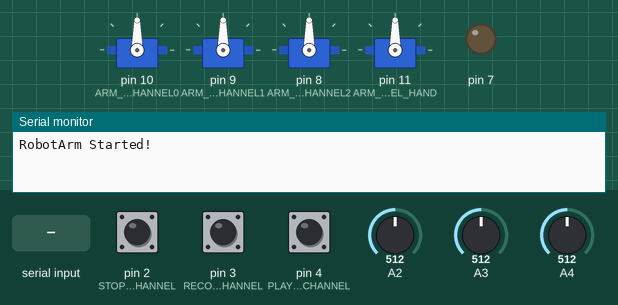
The sketch below on a simulated Arduino Uno, built with avr-gcc and run on an emulated ATmega328P. Shown: 4 × servo, output pins drawn as LEDs (lit = HIGH), the last lines printed to the serial monitor. The inputs (shaded band) are chosen by the test bench; at power-on: pin 4 (PLAY_KEY_CHANNEL) LOW, pin 2 (STOP_KEY_CHANNEL) LOW, pin 3 (RECORD_KEY_CHANNEL) LOW, A2 = 512, A3 = 512, A4 = 512.

Above: at 1.2 s.
1.3 s: pin 4 (PLAY_KEY_CHANNEL) pulled HIGH for 0.15 s
At 2.4 s:
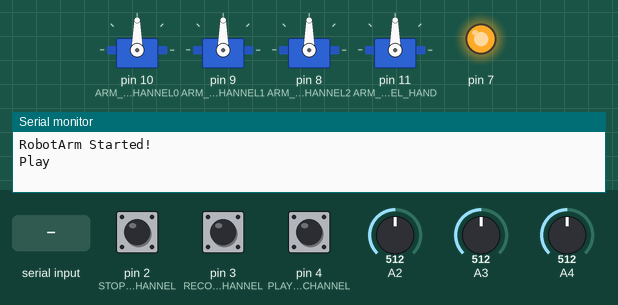
2.9 s: pin 2 (STOP_KEY_CHANNEL) pulled HIGH for 0.15 s
At 3.7 s:
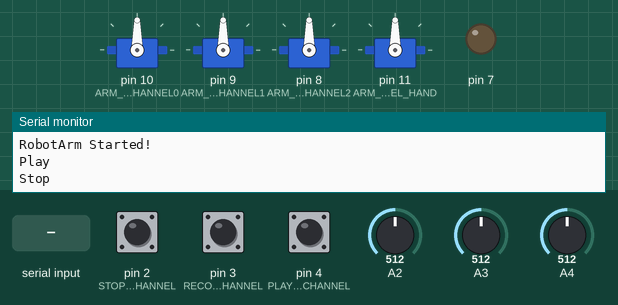
4.5 s: pin 3 (RECORD_KEY_CHANNEL) pulled HIGH for 0.15 s
6.1 s: pin 4 (PLAY_KEY_CHANNEL) pulled HIGH for 1 s
At 6.4 s:
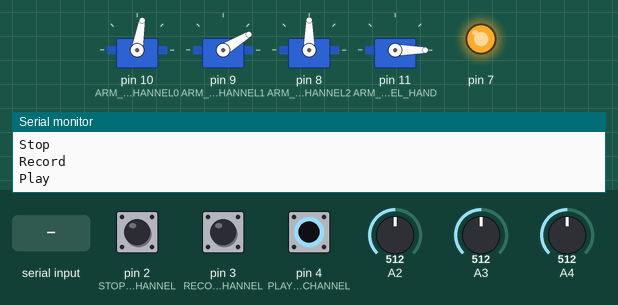
8.6 s: "1\n" received over the second serial link
At 9.7 s:
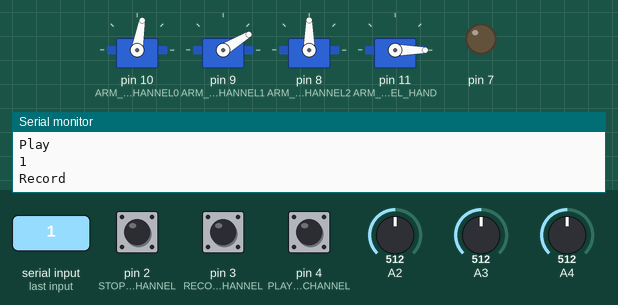
10.1 s: "90,45\n" received over the second serial link
Timing chart, 0 to 12.6 s (numbered marks = the images above; inputs shaded):
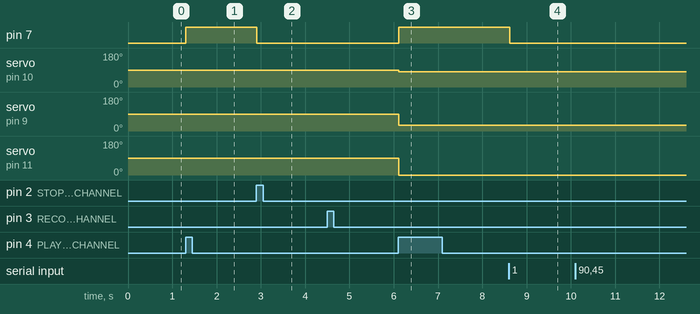

Measured:
- after the input at 1.3 s, pin 7: LOW → HIGH at once
- after the input at 2.9 s, pin 7: HIGH → LOW at once
- after the input at 6.1 s, pin 7: LOW → HIGH at once; servo on pin 10 (ARM_SERVO_CHANNEL0): 90° → 80° at once; servo on pin 9 (ARM_SERVO_CHANNEL1): 90° → 31° at once; servo on pin 11 (ARM_SERVO_CHANNEL_HAND): 90° → 0° at once
- after the input at 8.6 s, pin 7: HIGH → LOW at once

The sketch:

aduino_robotarm.ino
```cpp
#include <Servo.h>
#include <SoftwareSerial.h>

#define POS_MAX 180
#define POS_DATA_MAX 100

#define ARM_REG_CHANNEL0 3
#define ARM_REG_CHANNEL1 4
#define ARM_REG_CHANNEL2 1
#define ARM_REG_CHANNEL_HAND 2

#define ARM_SERVO_CHANNEL0 10
#define ARM_SERVO_CHANNEL1 9
#define ARM_SERVO_CHANNEL2 8
#define ARM_SERVO_CHANNEL_HAND 11

#define STOP_KEY_CHANNEL 2
#define RECORD_KEY_CHANNEL 3
#define PLAY_KEY_CHANNEL 4

typedef struct
{
  int min;
  int max;
}valueRange;

typedef struct
{
  int id;
  int posArm[POS_DATA_MAX];
}ServoData;

enum
{
  STATE_STOP = 0,
  STATE_RECORD,
  STATE_PLAY
};

const valueRange mappingTable[] =
{
  {190, 920},
  {590, 0},
  {998, 14},
  {300, 0}
};

Servo servo0;
ServoData servoData0;
Servo servo1;
ServoData servoData1;
Servo servo2;
ServoData servoData2;
Servo servoHand;
ServoData servoDataHand;

int controlState;
int requestedState;
int count;
int savedCount;

SoftwareSerial mySerial(12, 13); // TX, RX
String command = "";

void SetServoControl(Servo *servo, int position)
{
  position = min(position, POS_MAX);
  position = max(position, 0);
  servo->write(position);
}

int GetArmPosition(int regInput, int id)
{
  int armPosition = map(regInput, mappingTable[id].min, mappingTable[id].max, 10, POS_MAX-10);
  armPosition = min(armPosition, POS_MAX);
  armPosition = max(armPosition, 0);
  return armPosition;
}

void SaveArmPosition(ServoData *data, int channel, int count)
{
  int regValue = analogRead(channel);
  data->posArm[count] = GetArmPosition(regValue, data->id);
}

void UpdateCount()
{
  count++;

  if(controlState == STATE_RECORD)
  {
    count = min(count, POS_DATA_MAX);
    savedCount = count;
  }
  else if(controlState ==  STATE_PLAY)
  {
    if(count >= savedCount)
    {
      count = 0;
    }
  }
}

void pciSetup(byte pin)
{
  *digitalPinToPCMSK(pin) |= bit (digitalPinToPCMSKbit(pin));  // enable pin
  PCIFR |= bit (digitalPinToPCICRbit(pin)); // clear any outstanding interrupt
  PCICR |= bit (digitalPinToPCICRbit(pin)); // enable interrupt for the group
}

void setup() {
  // put your setup code here, to run once:
  mySerial.begin(9600);

  // Ley input
  pinMode(2, INPUT);
  pinMode(3, INPUT);
  pinMode(4, INPUT);

  // Relay
  pinMode(7, OUTPUT);
  digitalWrite(7, LOW);

  Serial.begin(9600);

  servo0.attach(ARM_SERVO_CHANNEL0);
  servo1.attach(ARM_SERVO_CHANNEL1);
  servo2.attach(ARM_SERVO_CHANNEL2);
  servoHand.attach(ARM_SERVO_CHANNEL_HAND);
  delay(20);

  // Initialize Servo motorS
  servoData0.id = 0;
  servoData1.id = 1;
  servoData2.id = 2;
  servoDataHand.id = 3;

  for(int i=0; i<POS_DATA_MAX; i++)
  {
    servoData0.posArm[i] = 90;
    servoData1.posArm[i] = 90;
    servoData2.posArm[i] = 90;
    servoDataHand.posArm[i] = 90;
  }

  count = 0;
  savedCount = 0;
  controlState = STATE_STOP;
  requestedState = STATE_STOP;
  Serial.println("RobotArm Started!");
}

void CheckStates()
{
  if((requestedState == STATE_STOP) && (controlState != STATE_STOP))
  {
    controlState = STATE_STOP;
    digitalWrite(7, LOW);
    Serial.println("Stop");
  }
  else if((requestedState == STATE_RECORD) && (controlState != STATE_RECORD))
  {
    controlState = STATE_RECORD;
    count = 0;
    savedCount = 0;
    digitalWrite(7, LOW);
    for(int i=0; i<POS_DATA_MAX; i++)
    {
      servoData0.posArm[i] = 0;
      servoData1.posArm[i] = 0;
      servoData2.posArm[i] = 0;
    }
    Serial.println("Record");
  }
  else if((requestedState == STATE_PLAY) && (controlState != STATE_PLAY))
  {
    controlState = STATE_PLAY;
    count = 0;
    digitalWrite(7, HIGH);
    Serial.println("Play");
  }
}

void CheckKeys()
{
  if(digitalRead(STOP_KEY_CHANNEL) == 1)
  {
    requestedState = STATE_STOP;
  }
  else if(digitalRead(RECORD_KEY_CHANNEL) == 1)
  {
    requestedState = STATE_RECORD;
  }
  else if(digitalRead(PLAY_KEY_CHANNEL) == 1)
  {
    requestedState = STATE_PLAY;
  }
}

void ProcessBTInput()
{
   if(mySerial.available()) {
    while(mySerial.available()) {
      command += (char)mySerial.read();
      requestedState = command.toInt();
    }

    Serial.println(command);
    command = ""; // No repeats
  }
}

int temp;
void loop() {
  // put your main code here, to run repeatedly:
  ProcessBTInput();
  CheckKeys();
  CheckStates();

  switch(controlState)
  {
    case STATE_STOP:
    break;

    case STATE_RECORD:
    SaveArmPosition(&servoData0, ARM_REG_CHANNEL0, count);
    SaveArmPosition(&servoData1, ARM_REG_CHANNEL1, count);
//    SaveArmPosition(&servoData2, ARM_REG_CHANNEL2, count);
    SaveArmPosition(&servoDataHand, ARM_REG_CHANNEL_HAND, count);
    UpdateCount();
    delay(100);
    break;

    case STATE_PLAY:
    SetServoControl(&servo0, servoData0.posArm[count]);
    SetServoControl(&servo1, servoData1.posArm[count]);
//    SetServoControl(&servo2, servoData2.posArm[count]);
    SetServoControl(&servoHand, servoDataHand.posArm[count]);
    UpdateCount();
    delay(100);
    break;

    default:
    break;
  }
}
```
